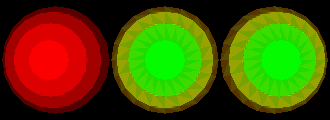

Reproduce this figure in Python.
#!/usr/bin/env python

# Write a sphere to PLY in multiple color modes, read back, and render.

import os
import tempfile

import vtkmodules.vtkInteractionStyle  # noqa: F401
import vtkmodules.vtkRenderingFreeType  # noqa: F401
import vtkmodules.vtkRenderingOpenGL2  # noqa: F401

from vtkmodules.vtkCommonCore import vtkLookupTable
from vtkmodules.vtkFiltersCore import vtkPointDataToCellData, vtkSimpleElevationFilter
from vtkmodules.vtkFiltersSources import vtkSphereSource
from vtkmodules.vtkIOPLY import vtkPLYReader, vtkPLYWriter
from vtkmodules.vtkRenderingCore import (
    vtkActor,
    vtkPolyDataMapper,
    vtkRenderWindow,
    vtkRenderWindowInteractor,
    vtkRenderer,
)

# Source
temp_dir = tempfile.mkdtemp()
ply_filename = os.path.join(temp_dir, "plyWriter.ply")

sphere_source = vtkSphereSource()
sphere_source.SetPhiResolution(10)
sphere_source.SetThetaResolution(20)

# Filter
elevation_filter = vtkSimpleElevationFilter()
elevation_filter.SetInputConnection(sphere_source.GetOutputPort())

point_to_cell = vtkPointDataToCellData()
point_to_cell.SetInputConnection(elevation_filter.GetOutputPort())

# Write 1: uniform cell color (red)
cell_color_writer = vtkPLYWriter()
cell_color_writer.SetInputConnection(point_to_cell.GetOutputPort())
cell_color_writer.SetFileName(ply_filename)
cell_color_writer.SetFileTypeToBinary()
cell_color_writer.SetDataByteOrderToLittleEndian()
cell_color_writer.SetColorModeToUniformCellColor()
cell_color_writer.SetColor(255, 0, 0)
cell_color_writer.Write()

cell_color_reader = vtkPLYReader()
cell_color_reader.SetFileName(ply_filename)
cell_color_reader.Update()

cell_color_mapper = vtkPolyDataMapper()
cell_color_mapper.SetInputConnection(cell_color_reader.GetOutputPort())

cell_color_actor = vtkActor()
cell_color_actor.SetMapper(cell_color_mapper)

# Write 2: map through lookup table
elevation_lut = vtkLookupTable()
elevation_lut.Build()

lut_writer = vtkPLYWriter()
lut_writer.SetInputConnection(point_to_cell.GetOutputPort())
lut_writer.SetFileName(ply_filename)
lut_writer.SetFileTypeToBinary()
lut_writer.SetDataByteOrderToLittleEndian()
lut_writer.SetColorModeToDefault()
lut_writer.SetLookupTable(elevation_lut)
lut_writer.SetArrayName("Elevation")
lut_writer.SetComponent(0)
lut_writer.Write()

lut_reader = vtkPLYReader()
lut_reader.SetFileName(ply_filename)
lut_reader.Update()

lut_mapper = vtkPolyDataMapper()
lut_mapper.SetInputConnection(lut_reader.GetOutputPort())

lut_actor = vtkActor()
lut_actor.SetMapper(lut_mapper)
lut_actor.AddPosition(1, 0, 0)

# Write 3: read previous RGB and re-write
rgb_input_reader = vtkPLYReader()
rgb_input_reader.SetFileName(ply_filename)
rgb_input_reader.Update()

rgb_writer = vtkPLYWriter()
rgb_writer.SetInputConnection(rgb_input_reader.GetOutputPort())
rgb_writer.SetFileName(ply_filename)
rgb_writer.SetFileTypeToBinary()
rgb_writer.SetDataByteOrderToLittleEndian()
rgb_writer.SetColorModeToDefault()
rgb_writer.SetArrayName("RGB")
rgb_writer.SetComponent(0)
rgb_writer.Write()

rgb_reader = vtkPLYReader()
rgb_reader.SetFileName(ply_filename)
rgb_reader.Update()

rgb_mapper = vtkPolyDataMapper()
rgb_mapper.SetInputConnection(rgb_reader.GetOutputPort())

rgb_actor = vtkActor()
rgb_actor.SetMapper(rgb_mapper)
rgb_actor.AddPosition(2, 0, 0)

# Renderer
renderer = vtkRenderer()
renderer.AddActor(cell_color_actor)
renderer.AddActor(lut_actor)
renderer.AddActor(rgb_actor)

# Render window
render_window = vtkRenderWindow()
render_window.AddRenderer(renderer)
render_window.SetWindowName("ply read write")
render_window.SetMultiSamples(0)
render_window.SetSize(330, 120)

# Interactor
interactor = vtkRenderWindowInteractor()
interactor.SetRenderWindow(render_window)

# Scene
render_window.Render()
renderer.GetActiveCamera().Zoom(3.0)

interactor.Initialize()
interactor.Start()
